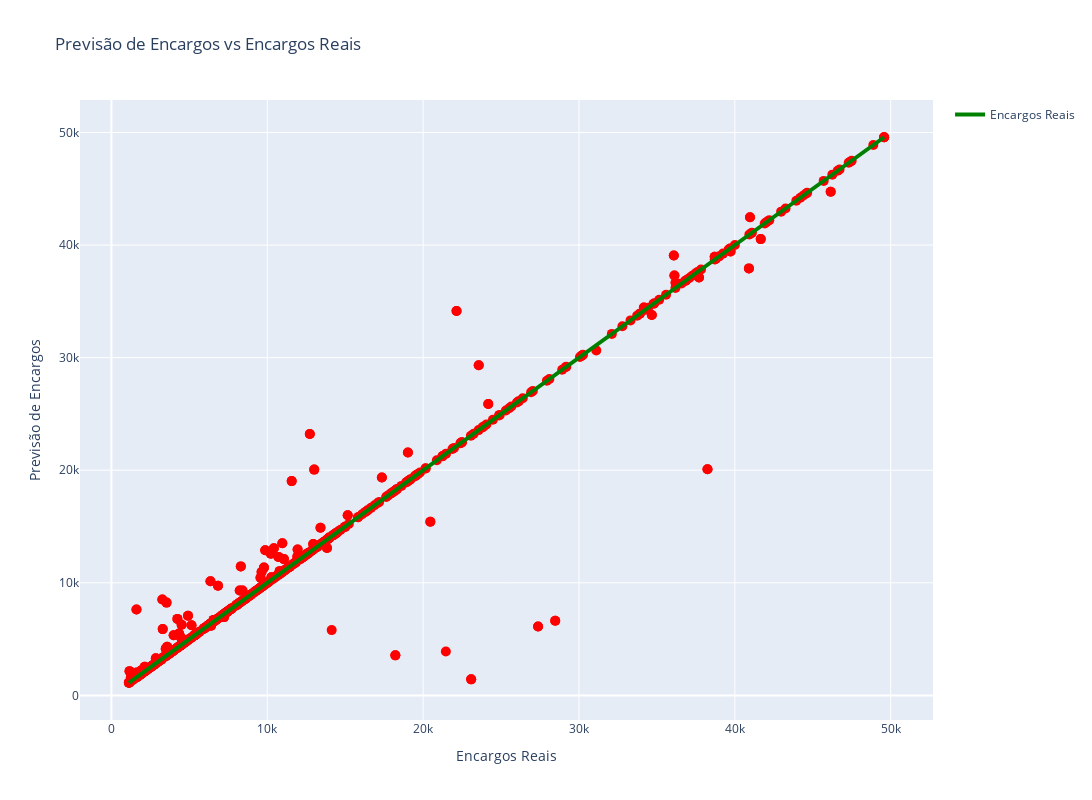

This figure's notebook cell:
### Code cell
def plot_score_graphic(y_test, y_pred):
    df = pd.DataFrame({
        'Encargos Reais': y_test,
        'Previsão de Encargos': y_pred
    })

    fig = px.scatter(df, x='Encargos Reais', y='Previsão de Encargos', 
                     title='Previsão de Encargos vs Encargos Reais',
                     labels={'Encargos Reais': 'Encargos Reais', 'Previsão de Encargos': 'Previsão de Encargos'},
                     color_discrete_sequence=['red'], width=1200, height=800)

    fig.update_traces(marker=dict(size=10))

    fig.add_scatter(x=df['Encargos Reais'], y=df['Encargos Reais'], mode='lines', name='Encargos Reais', line=dict(color='green', width=4))
    fig.show()

plot_score_graphic(y_test, y_pred)

### Figure 1 — Plotly figure (JSON) as saved in the notebook; plotly's stock layout.template omitted (floating-point values rounded to 4 significant figures; data arrays with more than 128 entries replaced by an {"elided": "..."} marker saying what was removed)
{"data": [{"hovertemplate": "Encargos Reais=%{x}<br>Previsão de Encargos=%{y}<extra></extra>", "legendgroup": "", "marker": {"color": "red", "size": 10, "symbol": "circle"}, "mode": "markers", "name": "", "orientation": "v", "showlegend": false, "type": "scatter", "x": {"elided": "691 float values"}, "xaxis": "x", "y": {"elided": "691 float values"}, "yaxis": "y"}, {"line": {"color": "green", "width": 4}, "mode": "lines", "name": "Encargos Reais", "type": "scatter", "x": {"elided": "691 float values"}, "y": {"elided": "691 float values"}}], "layout": {"height": 800, "legend": {"tracegroupgap": 0}, "title": {"text": "Previsão de Encargos vs Encargos Reais"}, "width": 1200, "xaxis": {"anchor": "y", "domain": [0, 1], "title": {"text": "Encargos Reais"}}, "yaxis": {"anchor": "x", "domain": [0, 1], "title": {"text": "Previsão de Encargos"}}}}
